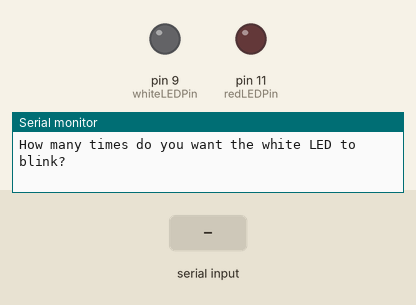
A sketch run on a simulated Arduino Uno, built with avr-gcc and run on an emulated ATmega328P. On the bench: output pins drawn as LEDs (lit = HIGH), the last lines printed to the serial monitor. Dashed ring = blinking. Inputs (shaded band) come from the test bench.

Above: at 0.9 s.
1.0 s: "90,45\n" received over Serial
At 1.4 s:
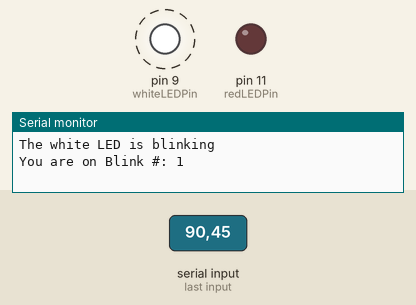
Timing chart, 0 to 10.0 s (numbered marks = the images above; inputs shaded):
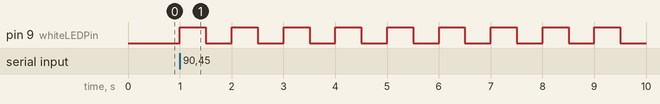

The sketch:

Lesson_7_while.ino
```cpp
int whiteLEDPin=9;  // Declaring redLEDPin as an int, and set it to 9
int redLEDPin=11; // Declaring whiteLEDPin as an int, and set it to 11
int whiteOnTime=500; // This is the white LED ontime
int whiteOffTime=500; // This is the white LED offtime
int redOnTime=250; // This is the red LED ontime
int redOffTime=250; // This is the red LED offtime
int numBlinkWhite; // Number of blinks white
int numBlinkRed; // Number of blinks red
String whiteMessage="The white LED is blinking";  // Declaring a string variable
String redMessage="The red LED is blinking";  // Declaring a string variable

void setup() {
  // put your setup code here, to run once:

  Serial.begin(115200);
  pinMode(whiteLEDPin, OUTPUT); // Tell arduino that whiteLEDPin is an output pin
  pinMode(redLEDPin, OUTPUT); // Tell arduino that redLEDPin is an output pin

Serial.println("How many times do you want the white LED to blink? ");
while (Serial.available()==0){ };
numBlinkWhite=Serial.parseInt();

Serial.println("How many times do you want the red LED to blink? ");
while (Serial.available()==0){ };
numBlinkRed=Serial.parseInt();

}

void loop() {
  // put your main code here, to run repeatedly:

Serial.println(whiteMessage);
  int j=1;
  while (j<=numBlinkWhite) {
     Serial.print("You are on Blink #: ");
     Serial.println(j);
     digitalWrite(whiteLEDPin, HIGH);  // Turn the white LED on
     delay(whiteOnTime);  // Wait
     digitalWrite(whiteLEDPin, LOW);  // Turn the white LED off
     delay(whiteOffTime);  // Wait
     j=j+1;
  }

Serial.println(" ");

Serial.println(redMessage);
  int i=1;
  while (i<=numBlinkRed) {
    Serial.print("You are on Blink #: ");
    Serial.println(i);
    digitalWrite(redLEDPin, HIGH);  // Turn the red LED on
    delay(redOnTime);  // Wait
    digitalWrite(redLEDPin, LOW);  // Turn the red LED off
    delay(redOffTime);  // Wait
    i=i+1;
  }

Serial.println(" ");

}
```

Measured:
- after the input at 1.0 s, pin 9 (whiteLEDPin): alternates HIGH for 0.50 s and LOW for 0.50 s, starting at once
